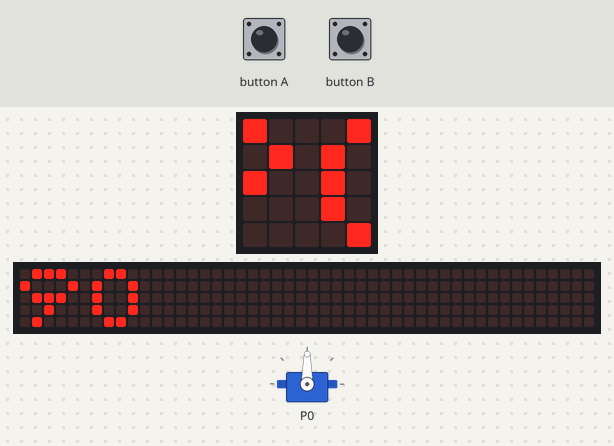
Bench run of a program on a simulated BBC micro:bit (MakeCode). Shown: servo, the board's 5×5 LED display, a strip that is not on the board, showing the scrolling text unrolled. The inputs (shaded band) are chosen by the test bench. The 48×5 strip is a reading aid, not a part: it shows the text the display is scrolling, unrolled, one strip-width of it at a time.

Above: at 1.27 s.
1.3 s: button A pressed for 0.15 s
At 1.54 s:
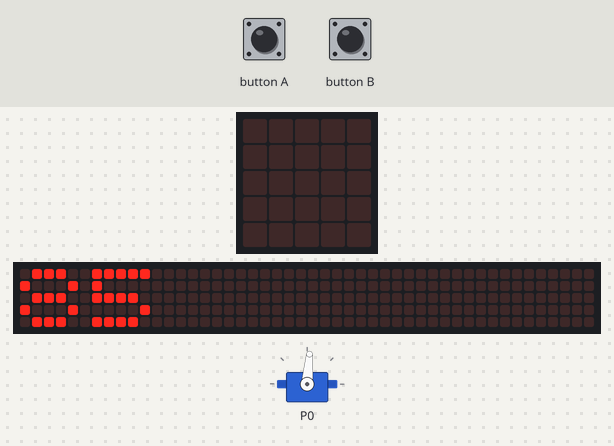
2.0 s: button B pressed for 0.15 s
At 2.41 s:
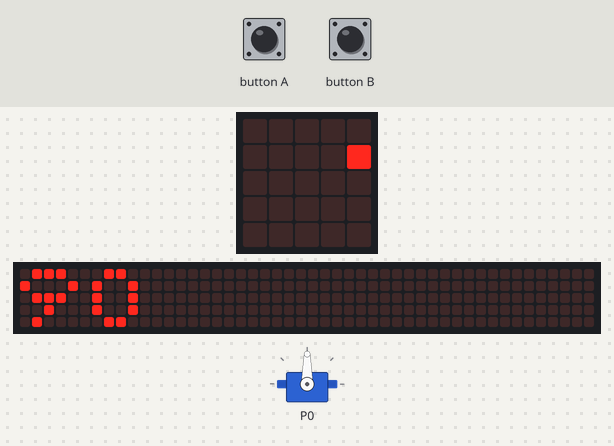
2.7 s: button A pressed for 0.15 s
At 3.09 s:
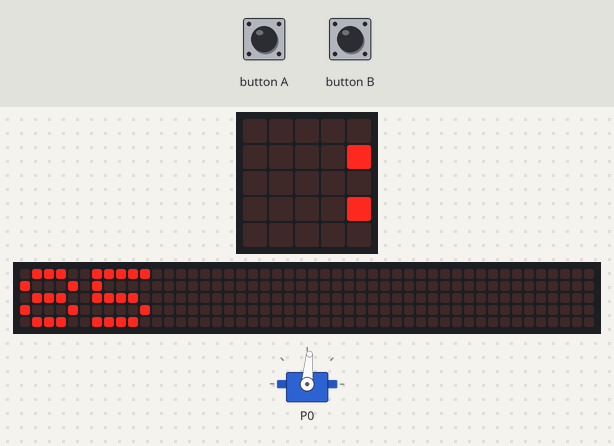
3.4 s: button B pressed for 0.15 s
At 3.64 s:
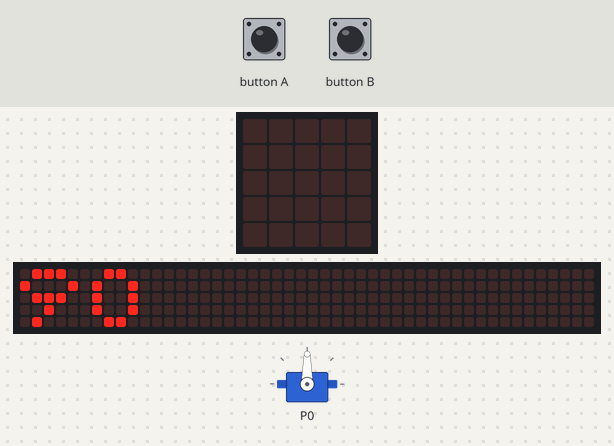
4.1 s: button A pressed 5 times (0.12 s each, 0.3 s apart)
At 4.92 s:
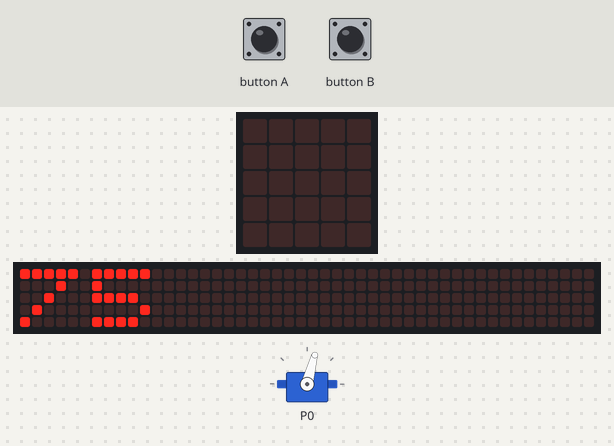
7.1 s: button A pressed 2 times (0.12 s each, 0.3 s apart)
At 10.09 s:
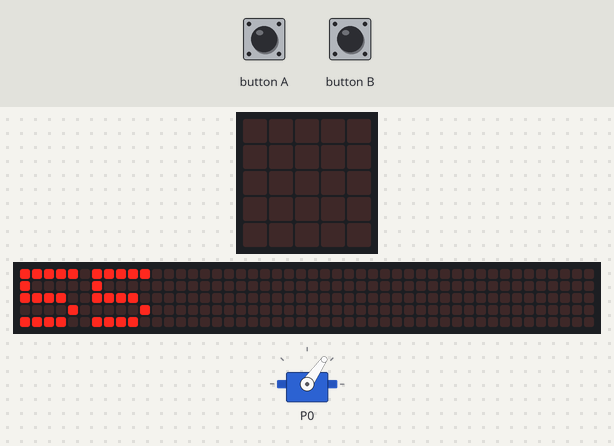
Timing chart, 0 to 10.5 s (numbered marks = the images above; inputs shaded):
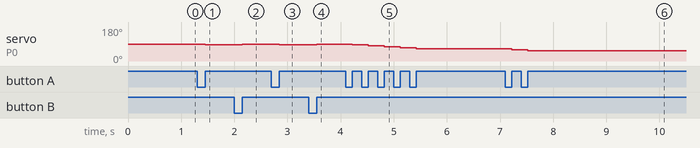

The program:

main.ts
```typescript
input.onButtonPressed(Button.A, function () {
    angle = Math.max(0, angle - 5)
    pins.servoWritePin(AnalogPin.P0, angle)
    led.stopAnimation()
})
input.onButtonPressed(Button.B, function () {
    angle = Math.min(180, angle + 5)
    pins.servoWritePin(AnalogPin.P0, angle)
    led.stopAnimation()
})
let angle = 0
angle = 90
pins.servoWritePin(AnalogPin.P0, angle)
basic.forever(function () {
    basic.showNumber(angle)
})
```

test.ts
```typescript
// aquí va el archivo "tests"; esto no se compilará cuando este paquete se utilice como una extensión.
```

Measured:
- after the input at 1.3 s, servo on P0: 90° → 85° after 0.15 s
- after the input at 2.0 s, servo on P0: 85° → 90° after 0.15 s
- after the input at 2.7 s, servo on P0: 90° → 85° after 0.15 s
- after the input at 3.4 s, servo on P0: 85° → 90° after 0.15 s
- after the input at 4.1 s, servo on P0: moves from 90° to 65° over 1.2 s, starting after 0.12 s
- after the input at 7.1 s, servo on P0: 65° → 60° after 0.12 s, → 55° 0.30 s later
